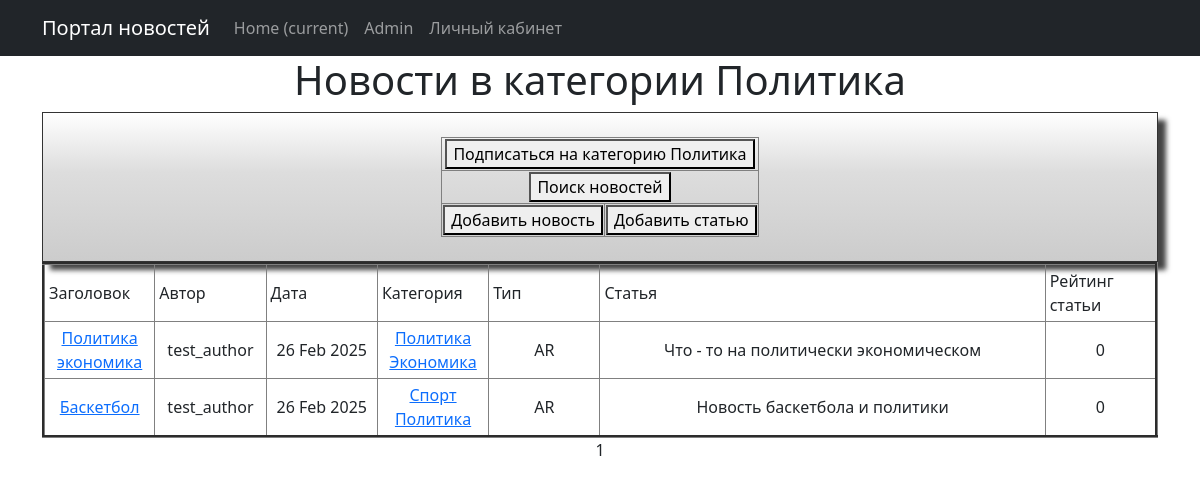
The page /categories/3 on the database its author committed.
### news/models.py (models this page shows, shortened)
class Category(models.Model):
    category = models.CharField(max_length=64, unique=True)
    subscribers = models.ManyToManyField(User, blank=True, null=True, related_name="categories")
    def __str__(self):
        return self.category

class Post(models.Model):
    news = "NW"
    article = "AR"
    POSITIONS = [(news, "Новость"),
                 (article, "Статья")]
    autor_id = models.ForeignKey(Author, on_delete=models.CASCADE)
    type = models.CharField(max_length = 2, choices=POSITIONS, default=news)
    date_time = models.DateTimeField(auto_now_add=True)
    category = models.ManyToManyField("Category", through="PostCategory")
    title_news = models.CharField(max_length = 128)
    text_news = models.TextField()
    rating_post = models.IntegerField(default = 0)

class Author(models.Model):
    rating_autor = models.IntegerField(default = 0)
    user = models.OneToOneField(User, on_delete=models.CASCADE)

### news/views.py (the view)
# urls.py: path('categories/<int:pk>', CategoryList.as_view(), name="category_list"),
class CategoryList(PostList):
    model = Post
    template_name = 'news/category_list.html'
    context_object_name = 'category_news_list'
    def get_queryset(self):
        self.category = get_object_or_404(Category, id=self.kwargs['pk'])
        queryset = Post.objects.filter(category=self.category).order_by('-date_time')
        return queryset
    def get_context_data(self, **kwargs):
        context = super().get_context_data(**kwargs)
        context['is_not_subscriber'] = self.request.user not in self.category.subscribers.all()
        context['category'] = self.category
        return context

### news/templatetags/custom_filters.py (called while the page is built)
def stripping(text):
    word = ''
    for i in text:
        if i.isalpha():
            word += i
    return word.lower()

@register.filter()
def censor(text):
    list_censor = [str(i) for i in Censorship.objects.all()]
    for word in text.split():
        format_word = stripping(word)
        if format_word in list_censor:
            cencore_word = format_word[0] + "*" * (len(word) - 1)
            text = text.replace(delete_symbol_l_r(word), cencore_word)
    return text

### templates/news/category_list.html (shortened to what this page needs)
{% extends 'flatpages/default.html' %}
{% load custom_filters %}
{% load custom_tags %}
{% block content %}
    <h1>Новости в категории {{ category }}</h1>
<div class="shadowbox">
                <table align="center">
                    <tr>
                        {% if is_not_subscriber %}
                        <td colspan="2">
                            <form action="{% url 'subscribe' category.pk %}" target="_blank">
                                <button>Подписаться на категорию {{ category }}</button>
                            </form>
                        </td>
                        {% endif %}
                    </tr>
                    <tr>
                        <td colspan="2">
                            <form action="{% url 'news_search' %}" target="_blank">
                                <button>Поиск новостей</button>
                            </form>
                        </td>
                    </tr>
                    <tr>
                        <td align="center">
                            <form action="{% url 'news_create' %}" target="_blank">
                                <button>Добавить новость</button>
                            </form>
                        </td>
                        <td align="center">
                            <form action="{% url 'article_create' %}" target="_blank">
                                <button>Добавить статью</button>
                            </form>
                        </td>
                    </tr>
                </table>
        </div>
        {% if category_news_list %}
            <table border="3" cellpadding="4" cellspacing="1" width="100%">
                <tr>
                    <td align="left" width="10%">Заголовок</td>
                    <td align="left" width="10%">Автор</td>
                    <td align="left" width="10%">Дата</td>
                    <td align="left" width="10%">Категория</td>
                    <td align="left" width="10%">Тип</td>
                    <td align="left" width="40%">Статья</td>
                    <td align="left" width="10%">Рейтинг статьи</td>
                </tr>
                {% for post in category_news_list %}
                <tr>
                    <td><a href="{% url 'news_detail' post.pk %}">{{ post.title_news | censor }}</a></td>
                    <td>{{ post.autor_id.user }}</td>
                    <td>{{ post.date_time | date:'d M Y' }}</td>
                    <td>
                        {% for category in post.category.all %}
                        <a href="{% url 'category_list' category.id %}"> {{category}}</a>
                        {% endfor %}
                    </td>
                    <td>{{ post.type }}</td>
                    <td>{{ post.text_news | truncatewords:20 | censor }}</td>
                    <td>{{ post.rating_post }}</td>
                </tr>
                {% endfor %}
            </table>
        {% else %}
        <h2>Новостей нет!</h2>
        {% endif%}
   {{ page_obj.number }}
{% endblock content %}

### templates/news/category_list.html (style rules this page uses)
.shadowbox { width: 100%; margin: 0 auto; border: 1px solid #333; box-shadow: 8px 8px 5px #444; padding: 8px 12px; background-image: linear-gradient(180deg, #fff, #ddd 40%, #ccc); }
td { border: 2px black }
td { border: 1px solid grey; }

### rows shown on the page
Category: category "Политика"
Post: title_news|censor "Политика экономика", autor_id.user "test_author", date_time "26 Feb 2025", type "AR", text_news|censor "Что - то на политически экономическом", rating_post "0"
Category: category "Экономика"
Post: title_news|censor "Баскетбол", autor_id.user "test_author", date_time "26 Feb 2025", type "AR", text_news|censor "Новость баскетбола и политики", rating_post "0"
Category: category "Спорт"

### other values the page prints
{{ page_obj.number }} "1"
